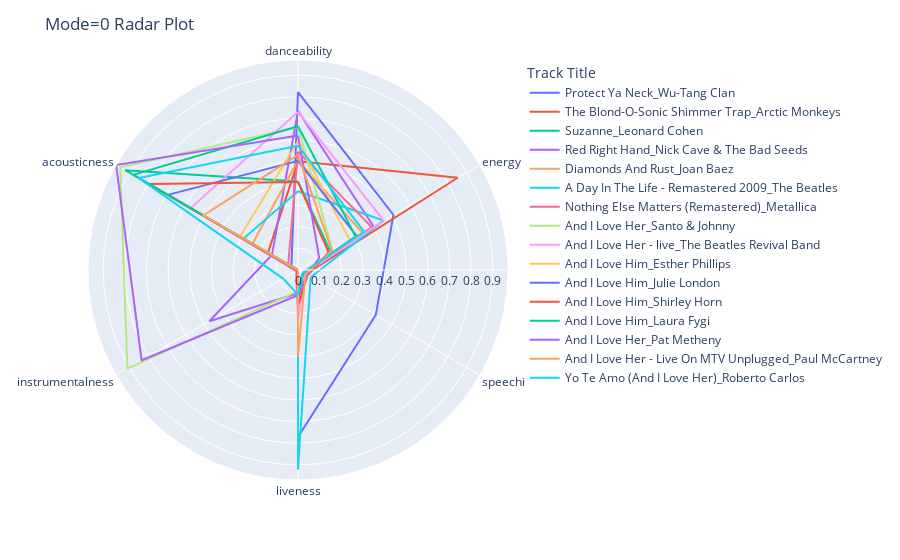

The notebook cell saved with this chart:
### Markdown cell above
Next I wanted to see how the radar plots of `mode_0` and `mode_1` compared. I decided to look at all the the features besides `mode` for the songs in each dataframe and see how the compared. For these plots, I left out `valence` because I am still skeptical of Spotify's metrics regarding this feature, and I left out `key` and `loudness` because they both had scales that were not from 0 to 1 like the others:

### Code cell
feature_list = ["danceability", "energy","speechiness","liveness", \
                "instrumentalness",'acousticness']
spotify_tools.audio_feature_radar(mode_0, feature_list, "Mode=0 Radar Plot")

### Figure 1 — Plotly figure (JSON) as saved in the notebook; plotly's stock layout.template omitted (floating-point values rounded to 4 significant figures)
{"data": [{"hovertemplate": "Track Title=Protect Ya Neck_Wu-Tang Clan<br>value=%{r}<br>variable=%{theta}<extra></extra>", "legendgroup": "Protect Ya Neck_Wu-Tang Clan", "line": {"color": "#636efa", "dash": "solid"}, "marker": {"symbol": "circle"}, "mode": "lines", "name": "Protect Ya Neck_Wu-Tang Clan", "r": [0.822, 0.509, 0.415, 0.771, 7.26e-06, 0.0353, 0.822], "showlegend": true, "subplot": "polar", "theta": ["danceability", "energy", "speechiness", "liveness", "instrumentalness", "acousticness", "danceability"], "type": "scatterpolar"}, {"hovertemplate": "Track Title=The Blond-O-Sonic Shimmer Trap_Arctic Monkeys<br>value=%{r}<br>variable=%{theta}<extra></extra>", "legendgroup": "The Blond-O-Sonic Shimmer Trap_Arctic Monkeys", "line": {"color": "#EF553B", "dash": "solid"}, "marker": {"symbol": "circle"}, "mode": "lines", "name": "The Blond-O-Sonic Shimmer Trap_Arctic Monkeys", "r": [0.502, 0.852, 0.0399, 0.151, 0.0113, 0.16, 0.502], "showlegend": true, "subplot": "polar", "theta": ["danceability", "energy", "speechiness", "liveness", "instrumentalness", "acousticness", "danceability"], "type": "scatterpolar"}, {"hovertemplate": "Track Title=Suzanne_Leonard Cohen<br>value=%{r}<br>variable=%{theta}<extra></extra>", "legendgroup": "Suzanne_Leonard Cohen", "line": {"color": "#00cc96", "dash": "solid"}, "marker": {"symbol": "circle"}, "mode": "lines", "name": "Suzanne_Leonard Cohen", "r": [0.409, 0.172, 0.0389, 0.111, 0.00112, 0.922, 0.409], "showlegend": true, "subplot": "polar", "theta": ["danceability", "energy", "speechiness", "liveness", "instrumentalness", "acousticness", "danceability"], "type": "scatterpolar"}, {"hovertemplate": "Track Title=Red Right Hand_Nick Cave & The Bad Seeds<br>value=%{r}<br>variable=%{theta}<extra></extra>", "legendgroup": "Red Right Hand_Nick Cave & The Bad Seeds", "line": {"color": "#ab63fa", "dash": "solid"}, "marker": {"symbol": "circle"}, "mode": "lines", "name": "Red Right Hand_Nick Cave & The Bad Seeds", "r": [0.735, 0.403, 0.037, 0.107, 0.473, 0.139, 0.735], "showlegend": true, "subplot": "polar", "theta": ["danceability", "energy", "speechiness", "liveness", "instrumentalness", "acousticness", "danceability"], "type": "scatterpolar"}, {"hovertemplate": "Track Title=Diamonds And Rust_Joan Baez<br>value=%{r}<br>variable=%{theta}<extra></extra>", "legendgroup": "Diamonds And Rust_Joan Baez", "line": {"color": "#FFA15A", "dash": "solid"}, "marker": {"symbol": "circle"}, "mode": "lines", "name": "Diamonds And Rust_Joan Baez", "r": [0.506, 0.343, 0.03, 0.141, 0, 0.243, 0.506], "showlegend": true, "subplot": "polar", "theta": ["danceability", "energy", "speechiness", "liveness", "instrumentalness", "acousticness", "danceability"], "type": "scatterpolar"}, {"hovertemplate": "Track Title=A Day In The Life - Remastered 2009_The Beatles<br>value=%{r}<br>variable=%{theta}<extra></extra>", "legendgroup": "A Day In The Life - Remastered 2009_The Beatles", "line": {"color": "#19d3f3", "dash": "solid"}, "marker": {"symbol": "circle"}, "mode": "lines", "name": "A Day In The Life - Remastered 2009_The Beatles", "r": [0.364, 0.457, 0.0675, 0.922, 0.000106, 0.29, 0.364], "showlegend": true, "subplot": "polar", "theta": ["danceability", "energy", "speechiness", "liveness", "instrumentalness", "acousticness", "danceability"], "type": "scatterpolar"}, {"hovertemplate": "Track Title=Nothing Else Matters (Remastered)_Metallica<br>value=%{r}<br>variable=%{theta}<extra></extra>", "legendgroup": "Nothing Else Matters (Remastered)_Metallica", "line": {"color": "#FF6692", "dash": "solid"}, "marker": {"symbol": "circle"}, "mode": "lines", "name": "Nothing Else Matters (Remastered)_Metallica", "r": [0.547, 0.394, 0.0262, 0.0795, 6.4e-06, 0.0522, 0.547], "showlegend": true, "subplot": "polar", "theta": ["danceability", "energy", "speechiness", "liveness", "instrumentalness", "acousticness", "danceability"], "type": "scatterpolar"}, {"hovertemplate": "Track Title=And I Love Her_Santo & Johnny<br>value=%{r}<br>variable=%{theta}<extra></extra>", "legendgroup": "And I Love Her_Santo & Johnny", "line": {"color": "#B6E880", "dash": "solid"}, "marker": {"symbol": "circle"}, "mode": "lines", "name": "And I Love Her_Santo & Johnny", "r": [0.66, 0.66, 0.183, 0.183, 0.0339, 0.0339, 0.0975, 0.0975, 0.91, 0.91, 0.948, 0.948, 0.66], "showlegend": true, "subplot": "polar", "theta": ["danceability", "danceability", "energy", "energy", "speechiness", "speechiness", "liveness", "liveness", "instrumentalness", "instrumentalness", "acousticness", "acousticness", "danceability"], "type": "scatterpolar"}, {"hovertemplate": "Track Title=And I Love Her - live_The Beatles Revival Band<br>value=%{r}<br>variable=%{theta}<extra></extra>", "legendgroup": "And I Love Her - live_The Beatles Revival Band", "line": {"color": "#FF97FF", "dash": "solid"}, "marker": {"symbol": "circle"}, "mode": "lines", "name": "And I Love Her - live_The Beatles Revival Band", "r": [0.73, 0.457, 0.0356, 0.234, 0.0103, 0.572, 0.73], "showlegend": true, "subplot": "polar", "theta": ["danceability", "energy", "speechiness", "liveness", "instrumentalness", "acousticness", "danceability"], "type": "scatterpolar"}, {"hovertemplate": "Track Title=And I Love Him_Esther Phillips<br>value=%{r}<br>variable=%{theta}<extra></extra>", "legendgroup": "And I Love Him_Esther Phillips", "line": {"color": "#FECB52", "dash": "solid"}, "marker": {"symbol": "circle"}, "mode": "lines", "name": "And I Love Him_Esther Phillips", "r": [0.595, 0.276, 0.0262, 0.0829, 0, 0.309, 0.595], "showlegend": true, "subplot": "polar", "theta": ["danceability", "energy", "speechiness", "liveness", "instrumentalness", "acousticness", "danceability"], "type": "scatterpolar"}, {"hovertemplate": "Track Title=And I Love Him_Julie London<br>value=%{r}<br>variable=%{theta}<extra></extra>", "legendgroup": "And I Love Him_Julie London", "line": {"color": "#636efa", "dash": "solid"}, "marker": {"symbol": "circle"}, "mode": "lines", "name": "And I Love Him_Julie London", "r": [0.504, 0.313, 0.0274, 0.108, 0.00307, 0.694, 0.504], "showlegend": true, "subplot": "polar", "theta": ["danceability", "energy", "speechiness", "liveness", "instrumentalness", "acousticness", "danceability"], "type": "scatterpolar"}, {"hovertemplate": "Track Title=And I Love Him_Shirley Horn<br>value=%{r}<br>variable=%{theta}<extra></extra>", "legendgroup": "And I Love Him_Shirley Horn", "line": {"color": "#EF553B", "dash": "solid"}, "marker": {"symbol": "circle"}, "mode": "lines", "name": "And I Love Him_Shirley Horn", "r": [0.406, 0.163, 0.0505, 0.164, 0.00529, 0.794, 0.406], "showlegend": true, "subplot": "polar", "theta": ["danceability", "energy", "speechiness", "liveness", "instrumentalness", "acousticness", "danceability"], "type": "scatterpolar"}, {"hovertemplate": "Track Title=And I Love Him_Laura Fygi<br>value=%{r}<br>variable=%{theta}<extra></extra>", "legendgroup": "And I Love Him_Laura Fygi", "line": {"color": "#00cc96", "dash": "solid"}, "marker": {"symbol": "circle"}, "mode": "lines", "name": "And I Love Him_Laura Fygi", "r": [0.664, 0.308, 0.0282, 0.138, 0, 0.879, 0.664], "showlegend": true, "subplot": "polar", "theta": ["danceability", "energy", "speechiness", "liveness", "instrumentalness", "acousticness", "danceability"], "type": "scatterpolar"}, {"hovertemplate": "Track Title=And I Love Her_Pat Metheny<br>value=%{r}<br>variable=%{theta}<extra></extra>", "legendgroup": "And I Love Her_Pat Metheny", "line": {"color": "#ab63fa", "dash": "solid"}, "marker": {"symbol": "circle"}, "mode": "lines", "name": "And I Love Her_Pat Metheny", "r": [0.621, 0.113, 0.0491, 0.116, 0.834, 0.97, 0.621], "showlegend": true, "subplot": "polar", "theta": ["danceability", "energy", "speechiness", "liveness", "instrumentalness", "acousticness", "danceability"], "type": "scatterpolar"}, {"hovertemplate": "Track Title=And I Love Her - Live On MTV Unplugged_Paul McCartney<br>value=%{r}<br>variable=%{theta}<extra></extra>", "legendgroup": "And I Love Her - Live On MTV Unplugged_Paul McCartney", "line": {"color": "#FFA15A", "dash": "solid"}, "marker": {"symbol": "circle"}, "mode": "lines", "name": "And I Love Her - Live On MTV Unplugged_Paul McCartney", "r": [0.532, 0.181, 0.0401, 0.397, 0.000117, 0.505, 0.532], "showlegend": true, "subplot": "polar", "theta": ["danceability", "energy", "speechiness", "liveness", "instrumentalness", "acousticness", "danceability"], "type": "scatterpolar"}, {"hovertemplate": "Track Title=Yo Te Amo (And I Love Her)_Roberto Carlos<br>value=%{r}<br>variable=%{theta}<extra></extra>", "legendgroup": "Yo Te Amo (And I Love Her)_Roberto Carlos", "line": {"color": "#19d3f3", "dash": "solid"}, "marker": {"symbol": "circle"}, "mode": "lines", "name": "Yo Te Amo (And I Love Her)_Roberto Carlos", "r": [0.574, 0.353, 0.0254, 0.114, 0.0793, 0.849, 0.574], "showlegend": true, "subplot": "polar", "theta": ["danceability", "energy", "speechiness", "liveness", "instrumentalness", "acousticness", "danceability"], "type": "scatterpolar"}], "layout": {"autosize": true, "legend": {"title": {"text": "Track Title"}, "tracegroupgap": 0}, "margin": {"t": 60}, "polar": {"angularaxis": {"direction": "clockwise", "rotation": 90, "type": "category"}, "domain": {"x": [0, 1], "y": [0, 1]}, "radialaxis": {"autorange": true, "range": [0, 0.97], "type": "linear"}}, "title": {"text": "Mode=0 Radar Plot"}}}
